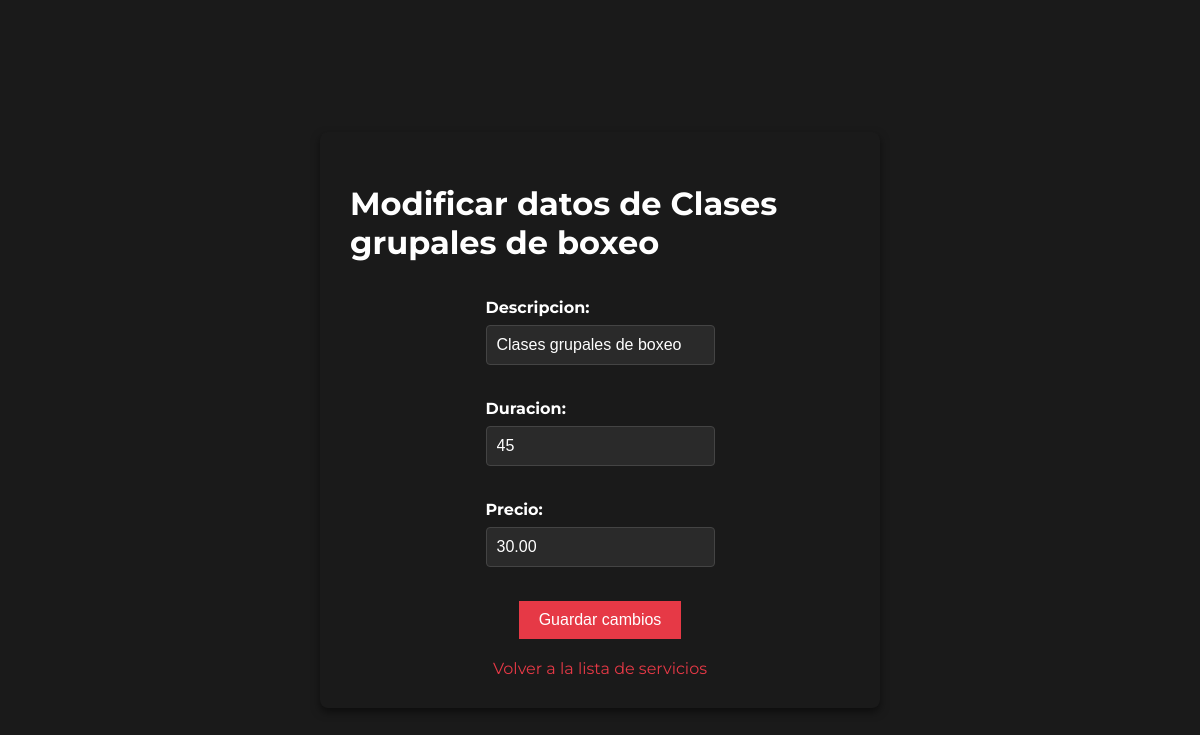
Page /src/forms/formularioModificarServicio.php?codigo_servicio=2 (signed in) on the committed database.
### tables this page shows
CREATE TABLE servicios (
    codigo_servicio INT AUTO_INCREMENT PRIMARY KEY,
    descripcion VARCHAR(255) NOT NULL,
    duracion INT NOT NULL,
    precio DECIMAL(10, 2) NOT NULL
);

### src/php/modificarServicio.php (called while the page is built, shortened)
<?php
require_once("conexion.php");
if (isset($_GET['codigo_servicio'])) {
    $codigo_servicio = $_GET['codigo_servicio'];
    $consulta = "SELECT descripcion, duracion, precio FROM servicios WHERE codigo_servicio = ?";
    $stmt = $conexion->prepare($consulta);
    $stmt->bind_param("i", $codigo_servicio);
    $stmt->execute();
    $resultado = $stmt->get_result();
    if ($resultado->num_rows > 0) {
        $servicio = $resultado->fetch_assoc();
    } else {
        echo "No se encontró el servicio.";
        exit;
    }
} else {
    echo "ID de servicio no especificado.";
    exit;
}

### src/forms/formularioModificarServicio.php (the view, shortened to what this page needs)
<!DOCTYPE html>
<html lang="es">
<head>
    <link rel="stylesheet" href="../../styles/formulario.css">
</head>
<body>
    <div class="box">
        <div class="form-container">
        <?php include '../php/modificarServicio.php'; ?>
    <h1>Modificar datos de <?php echo htmlspecialchars($servicio['descripcion']); ?></h1>
    <form method="POST" action="">
        <label>Descripcion:</label>
        <input type="text" name="descripcion" value="<?php echo htmlspecialchars($servicio['descripcion']); ?>" required><br>
        <span id="errorDescripcion" class="error"></span><br>
        <label>Duracion:</label>
        <input type="number" name="duracion" value="<?php echo htmlspecialchars($servicio['duracion']); ?>" required><br>
        <span id="errorDuracion" class="error"></span><br>
        <label>Precio:</label>
        <input type="text" name="precio" value="<?php echo htmlspecialchars($servicio['precio']); ?>" required><br>
        <span id="errorPrecio" class="error"></span><br>
        <input type="submit" value="Guardar cambios">
    </form>
    <a href='../../servicios.php'>Volver a la lista de servicios</a>
    </div>
    </div>
</body>
</html>

### styles/formulario.css (style rules this page uses)
:root { --color-fondo: #1a1a1a; --color-texto: #ffffff; --color-primario: #e63946; --color-secundario: #ff1c1c; --color-form-fondo: #2a2a2a; --color-sombra: rgba(0, 0, 0, 0.5); --color-mensaje: #3a3a3a; --color-mensaje-error: #f8d7da; --color-borde-error: #f44336; --color-link: #e63946; --color-boton: #e63946; --color-boton-hover: #ff4d4d; }
body { font-family: 'Montserrat', sans-serif; color: var(--color-texto); background-color: var(--color-fondo); margin: 0; padding: 0; box-sizing: border-box; }
.box { min-height: 100vh; display: flex; align-items: center; justify-content: center; padding: 20px; }
.form-container { display: flex; flex-direction: column; align-items: center; justify-content: center; width: 100%; max-width: 500px; padding: 30px; background-color: var(--color-fondo); box-shadow: 0 4px 8px var(--color-sombra); border-radius: 8px; }
label { display: block; margin-top: 15px; font-weight: bold; color: var(--color-texto); }
input[type="text"], input[type="email"], input[type="tel"], input[type="date"], input[type="number"], input[type="password"], select, textarea { width: 100%; padding: 10px; margin-top: 8px; border: 1px solid #444; border-radius: 4px; background-color: var(--color-form-fondo); font-size: 16px; color: var(--color-texto); box-sizing: border-box; }
input[type="submit"] { background-color: var(--color-primario); color: #fff; border: none; cursor: pointer; transition: background-color 0.3s ease; width: auto; padding: 10px 20px; font-size: 16px; margin-top: 15px; display: block; margin-left: auto; margin-right: auto; }
.form-container a { display: block; margin-top: 20px; text-align: center; color: var(--color-link); text-decoration: none; }

### rows in the picture
servicios: descripcion "Clases grupales de boxeo", duracion "45", precio "30.00"
